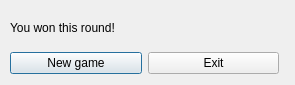
<?xml version="1.0" encoding="UTF-8"?>
<ui version="4.0">
 <class>Won</class>
 <widget class="QDialog" name="Won">
  <property name="geometry">
   <rect>
    <x>0</x>
    <y>0</y>
    <width>295</width>
    <height>85</height>
   </rect>
  </property>
  <property name="windowTitle">
   <string>Dialog</string>
  </property>
  <widget class="QWidget" name="">
   <property name="geometry">
    <rect>
     <x>10</x>
     <y>10</y>
     <width>269</width>
     <height>64</height>
    </rect>
   </property>
   <layout class="QVBoxLayout" name="verticalLayout">
    <item>
     <widget class="QLabel" name="label">
      <property name="styleSheet">
       <string notr="true">font: 20pt &quot;Sans Serif&quot;;</string>
      </property>
      <property name="text">
       <string>You won this round!</string>
      </property>
     </widget>
    </item>
    <item>
     <layout class="QHBoxLayout" name="horizontalLayout">
      <item>
       <widget class="QPushButton" name="pushButton">
        <property name="text">
         <string>New game</string>
        </property>
       </widget>
      </item>
      <item>
       <widget class="QPushButton" name="pushButton_2">
        <property name="text">
         <string>Exit</string>
        </property>
       </widget>
      </item>
     </layout>
    </item>
   </layout>
  </widget>
 </widget>
 <resources/>
 <connections/>
</ui>
